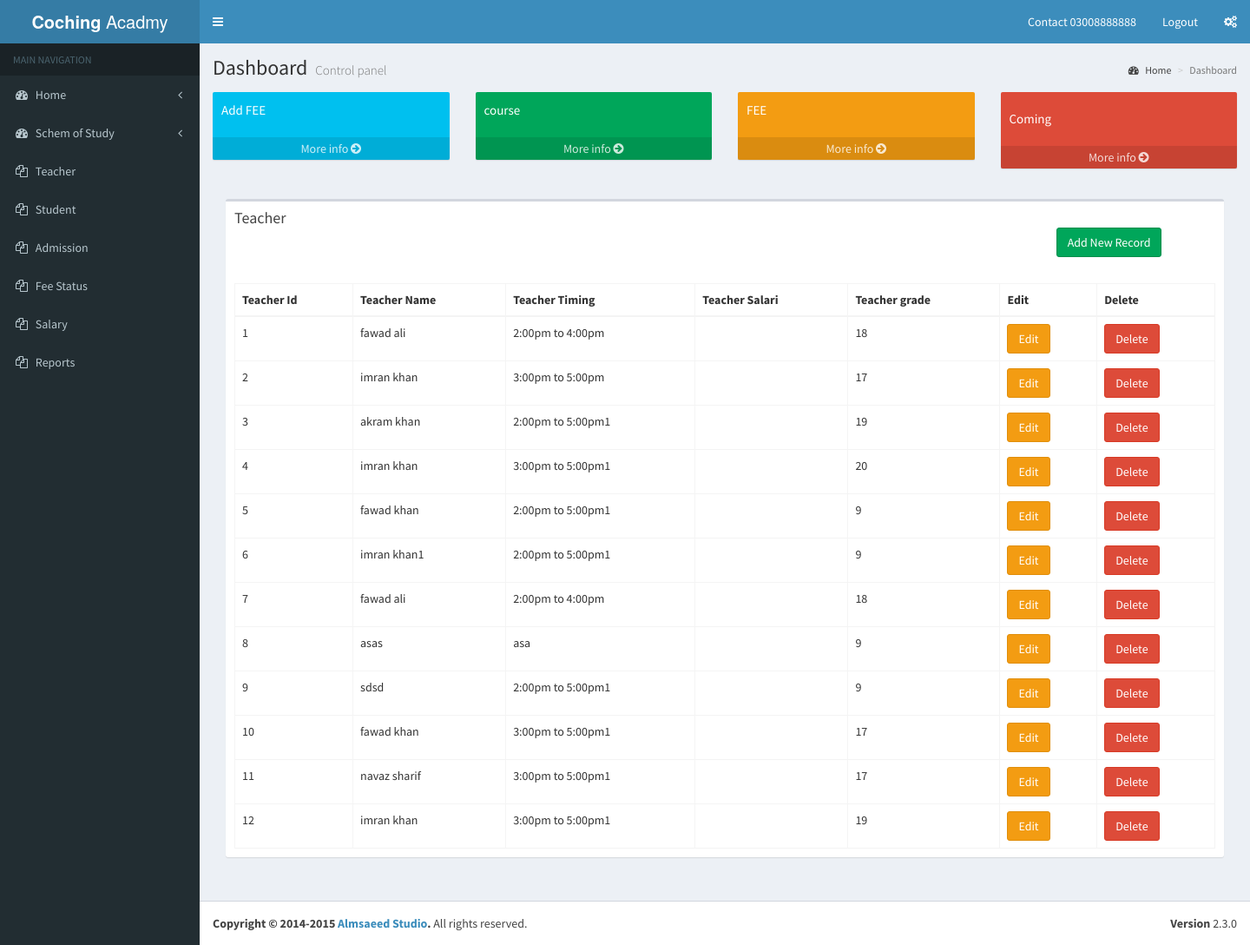
Page /teacher.php on the committed database.
### tables this page shows
CREATE TABLE `teacher1` (
  `s.no` int(255) NOT NULL,
  `teacher_name` varchar(255) NOT NULL,
  `teacher_timing` varchar(255) NOT NULL,
  `teacher_salary` varchar(255) NOT NULL,
  `teacher_grad` varchar(255) NOT NULL
);

### teacher.php (the view, shortened to what this page needs)
<?php
include 'include/conn.php';
include 'include/header.php';
include 'include/leftsidebar.php';
?>
<?php
$sql="SELECT * FROM `teacher1`" ;
$stmt = $conn->prepare($sql);
$stmt->execute();
$result = $stmt->fetchAll();
?>
      <div class="content-wrapper">
        <section class="content-header">
          <h1>
            Dashboard
            <small>Control panel</small>
          </h1>
          <ol class="breadcrumb">
            <li><a href="#"><i class="fa fa-dashboard"></i> Home</a></li>
            <li class="active">Dashboard</li>
          </ol>
        </section>
        <section class="content">
          <div class="row">
            <div class="col-lg-3 col-xs-6">
              <div class="small-box bg-aqua">
                <div class="inner">
                  <p>Add FEE</p>
                </div>
                <a href="#" class="small-box-footer">More info <i class="fa fa-arrow-circle-right"></i></a>
              </div>
            </div>
            <div class="col-lg-3 col-xs-6">
              <div class="small-box bg-green">
                <div class="inner">
                  <p>course</p>
                </div>
                <a href="#" class="small-box-footer">More info <i class="fa fa-arrow-circle-right"></i></a>
              </div>
            </div>
            <div class="col-lg-3 col-xs-6">
              <div class="small-box bg-yellow">
                <div class="inner">
                  <p>FEE</p>
                </div>
                <a href="#" class="small-box-footer">More info <i class="fa fa-arrow-circle-right"></i></a>
              </div>
            </div>
            <div class="col-lg-3 col-xs-6">
              <div class="small-box bg-red">
                <div class="inner">
                  <p>Coming</p>
                </div>
                <a href="#" class="small-box-footer">More info <i class="fa fa-arrow-circle-right"></i></a>
              </div>
            </div>
          </div>
         <section class="content">
          <div class="row">
            <div class="col-xs-12">
              <div class="box">
                <div class="box-header">
                  <h3 class="box-title"> Teacher</h3>
				  <div class="col-md-12">
				  <div class="col-md-10"></div>
				  <div class="col-md-2">  	<td> <a href="teacher_insert.php" class="btn btn-success">Add New Record </a></td></div>
				  </div>
                </div>
                <div class="box-body">
                  <table id="example2" class="table table-bordered table-hover">
                   <div class="col-md-12"> <thead>
                     <tr>
                  <div class="col-md-1">      <th>Teacher Id</th></div>
                       <div class="col-md-1">  <th>Teacher Name</th></div>
                       <div class="col-md-1">  <th>Teacher Timing</th></div>
                        <div class="col-md-1"> <th>Teacher Salari</th></div>
                       <div class="col-md-1">  <th>Teacher grade</th></div>
					   <div class="col-md-1">  <th>Edit</th></div>
					   <div class="col-md-1">  <th>Delete</th></div>
                      </tr>
                    </thead>
					</div>
                    <tbody>
					<div class="col-md-12">
					<?php
					$i = 1;
					foreach ($result as $teacher) {
					?>
                      <tr>
					<div class="col-md-1">   <td><?=$i  ?></td></div>
                       <div class="col-md-1">    <td><?=$teacher['teacher_name']?></td></div>
                         <div class="col-md-1">  <td><?= $teacher['teacher_timing']?></td></div>
                        <div class="col-md-1">   <td><?=$teacher['teacher_salari']?></td></div>
                      <div class="col-md-1">     <td><?= $teacher['teacher_grad']?></td></div>
					 <div class="col-md-1">  	<td> <a href="teacher_edit.php?id=<?=$teacher['s.no']?>" class="btn btn-warning">Edit </a></td></div>
                       <div class="col-md-1">     <td><a href="teacher_delet.php?id=<?=$teacher['s.no']?>" class="btn btn-danger">Delete</a></td></div>
                      </tr>
					<?php $i++;  }   ?>
                  </table>
                </div>
              </div>
            </div>
          </div>
        </section>
        </section>
      </div>
<?php
include'include/footer.php';
?>

### rows in the picture
teacher1: teacher_name "fawad ali", teacher_timing "2:00pm to 4:00pm", teacher_grad "18"
teacher1: teacher_name "imran khan", teacher_timing "3:00pm to 5:00pm", teacher_grad "17"
teacher1: teacher_name "akram khan", teacher_timing "2:00pm to 5:00pm1", teacher_grad "19"
teacher1: teacher_name "imran khan", teacher_timing "3:00pm to 5:00pm1", teacher_grad "20"
teacher1: teacher_name "fawad khan", teacher_timing "2:00pm to 5:00pm1", teacher_grad "9"
teacher1: teacher_name "imran khan1", teacher_timing "2:00pm to 5:00pm1", teacher_grad "9"
teacher1: teacher_name "fawad ali", teacher_timing "2:00pm to 4:00pm", teacher_grad "18"
teacher1: teacher_name "asas", teacher_timing "asa", teacher_grad "9"
teacher1: teacher_name "sdsd", teacher_timing "2:00pm to 5:00pm1", teacher_grad "9"
teacher1: teacher_name "fawad khan", teacher_timing "3:00pm to 5:00pm1", teacher_grad "17"
teacher1: teacher_name "navaz sharif", teacher_timing "3:00pm to 5:00pm1", teacher_grad "17"
teacher1: teacher_name "imran khan", teacher_timing "3:00pm to 5:00pm1", teacher_grad "19"
